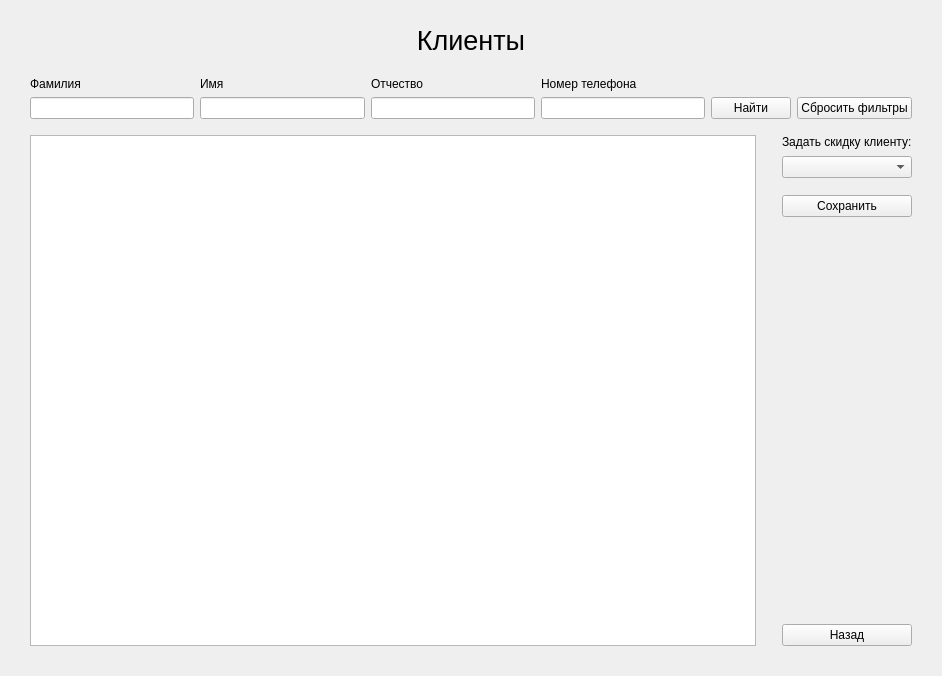
<?xml version="1.0" encoding="UTF-8"?>
<ui version="4.0">
 <class>ClientsListWindow</class>
 <widget class="QMainWindow" name="ClientsListWindow">
  <property name="geometry">
   <rect>
    <x>0</x>
    <y>0</y>
    <width>942</width>
    <height>676</height>
   </rect>
  </property>
  <property name="windowTitle">
   <string>MainWindow</string>
  </property>
  <widget class="QWidget" name="centralwidget">
   <layout class="QVBoxLayout" name="verticalLayout_8">
    <property name="leftMargin">
     <number>30</number>
    </property>
    <property name="topMargin">
     <number>10</number>
    </property>
    <property name="rightMargin">
     <number>30</number>
    </property>
    <property name="bottomMargin">
     <number>30</number>
    </property>
    <item>
     <widget class="QLabel" name="label">
      <property name="minimumSize">
       <size>
        <width>0</width>
        <height>60</height>
       </size>
      </property>
      <property name="font">
       <font>
        <pointsize>20</pointsize>
       </font>
      </property>
      <property name="text">
       <string>Клиенты</string>
      </property>
      <property name="alignment">
       <set>Qt::AlignCenter</set>
      </property>
     </widget>
    </item>
    <item>
     <layout class="QGridLayout" name="gridLayout_2">
      <item row="0" column="0">
       <layout class="QHBoxLayout" name="horizontalLayout">
        <item>
         <layout class="QVBoxLayout" name="verticalLayout_7">
          <item>
           <widget class="QLabel" name="label_4">
            <property name="maximumSize">
             <size>
              <width>16777215</width>
              <height>20</height>
             </size>
            </property>
            <property name="text">
             <string>Фамилия</string>
            </property>
           </widget>
          </item>
          <item>
           <widget class="QLineEdit" name="surnameEdit"/>
          </item>
         </layout>
        </item>
        <item>
         <layout class="QVBoxLayout" name="verticalLayout_2">
          <item>
           <widget class="QLabel" name="label_5">
            <property name="maximumSize">
             <size>
              <width>16777215</width>
              <height>20</height>
             </size>
            </property>
            <property name="text">
             <string>Имя</string>
            </property>
           </widget>
          </item>
          <item>
           <widget class="QLineEdit" name="nameEdit"/>
          </item>
         </layout>
        </item>
        <item>
         <layout class="QVBoxLayout" name="verticalLayout">
          <item>
           <widget class="QLabel" name="label_6">
            <property name="maximumSize">
             <size>
              <width>16777215</width>
              <height>20</height>
             </size>
            </property>
            <property name="text">
             <string>Отчество</string>
            </property>
           </widget>
          </item>
          <item>
           <widget class="QLineEdit" name="patronymicEdit">
            <property name="text">
             <string/>
            </property>
           </widget>
          </item>
         </layout>
        </item>
        <item>
         <layout class="QVBoxLayout" name="verticalLayout_3">
          <item>
           <widget class="QLabel" name="label_7">
            <property name="maximumSize">
             <size>
              <width>16777215</width>
              <height>20</height>
             </size>
            </property>
            <property name="text">
             <string>Номер телефона</string>
            </property>
           </widget>
          </item>
          <item>
           <widget class="QLineEdit" name="phoneEdit"/>
          </item>
         </layout>
        </item>
        <item>
         <layout class="QVBoxLayout" name="verticalLayout_4">
          <property name="spacing">
           <number>7</number>
          </property>
          <item>
           <widget class="QLabel" name="label_3">
            <property name="text">
             <string/>
            </property>
           </widget>
          </item>
          <item>
           <widget class="QPushButton" name="findButton">
            <property name="minimumSize">
             <size>
              <width>60</width>
              <height>0</height>
             </size>
            </property>
            <property name="maximumSize">
             <size>
              <width>500</width>
              <height>30</height>
             </size>
            </property>
            <property name="layoutDirection">
             <enum>Qt::LeftToRight</enum>
            </property>
            <property name="text">
             <string>Найти</string>
            </property>
            <property name="shortcut">
             <string>Return</string>
            </property>
           </widget>
          </item>
         </layout>
        </item>
        <item>
         <layout class="QVBoxLayout" name="verticalLayout_5">
          <property name="spacing">
           <number>7</number>
          </property>
          <item>
           <widget class="QLabel" name="label_8">
            <property name="text">
             <string/>
            </property>
           </widget>
          </item>
          <item>
           <widget class="QPushButton" name="resetFiltersButton">
            <property name="minimumSize">
             <size>
              <width>60</width>
              <height>0</height>
             </size>
            </property>
            <property name="maximumSize">
             <size>
              <width>500</width>
              <height>30</height>
             </size>
            </property>
            <property name="layoutDirection">
             <enum>Qt::LeftToRight</enum>
            </property>
            <property name="text">
             <string>Сбросить фильтры</string>
            </property>
            <property name="shortcut">
             <string>Return</string>
            </property>
           </widget>
          </item>
         </layout>
        </item>
       </layout>
      </item>
      <item row="2" column="0">
       <layout class="QHBoxLayout" name="horizontalLayout_3">
        <item>
         <widget class="QTableView" name="tableView"/>
        </item>
        <item>
         <spacer name="horizontalSpacer_2">
          <property name="orientation">
           <enum>Qt::Horizontal</enum>
          </property>
          <property name="sizeType">
           <enum>QSizePolicy::Fixed</enum>
          </property>
          <property name="sizeHint" stdset="0">
           <size>
            <width>20</width>
            <height>20</height>
           </size>
          </property>
         </spacer>
        </item>
        <item>
         <layout class="QVBoxLayout" name="verticalLayout_6">
          <property name="spacing">
           <number>7</number>
          </property>
          <item>
           <widget class="QLabel" name="label_2">
            <property name="text">
             <string>Задать скидку клиенту:</string>
            </property>
           </widget>
          </item>
          <item>
           <widget class="QComboBox" name="comboBox"/>
          </item>
          <item>
           <spacer name="verticalSpacer_3">
            <property name="orientation">
             <enum>Qt::Vertical</enum>
            </property>
            <property name="sizeType">
             <enum>QSizePolicy::Fixed</enum>
            </property>
            <property name="sizeHint" stdset="0">
             <size>
              <width>20</width>
              <height>10</height>
             </size>
            </property>
           </spacer>
          </item>
          <item>
           <widget class="QPushButton" name="saveButton">
            <property name="minimumSize">
             <size>
              <width>120</width>
              <height>0</height>
             </size>
            </property>
            <property name="text">
             <string>Сохранить</string>
            </property>
           </widget>
          </item>
          <item>
           <spacer name="verticalSpacer_2">
            <property name="orientation">
             <enum>Qt::Vertical</enum>
            </property>
            <property name="sizeHint" stdset="0">
             <size>
              <width>20</width>
              <height>40</height>
             </size>
            </property>
           </spacer>
          </item>
          <item>
           <widget class="QPushButton" name="backButton">
            <property name="minimumSize">
             <size>
              <width>120</width>
              <height>0</height>
             </size>
            </property>
            <property name="text">
             <string>Назад</string>
            </property>
           </widget>
          </item>
         </layout>
        </item>
       </layout>
      </item>
      <item row="1" column="0">
       <spacer name="verticalSpacer">
        <property name="orientation">
         <enum>Qt::Vertical</enum>
        </property>
        <property name="sizeType">
         <enum>QSizePolicy::Fixed</enum>
        </property>
        <property name="sizeHint" stdset="0">
         <size>
          <width>20</width>
          <height>10</height>
         </size>
        </property>
       </spacer>
      </item>
     </layout>
    </item>
   </layout>
  </widget>
 </widget>
 <resources/>
 <connections/>
</ui>
